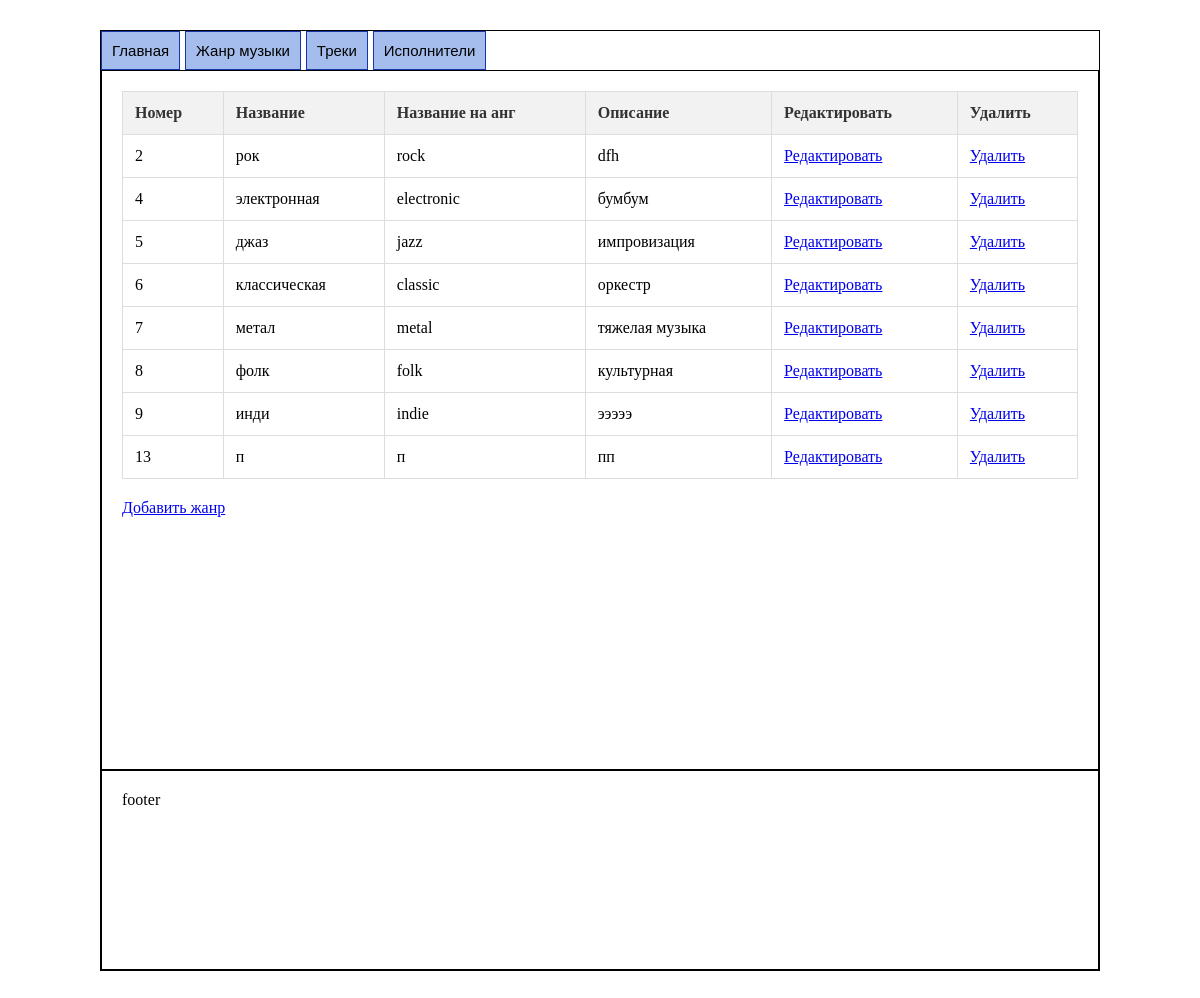
The page /genres/ on the database its author committed.
### main/models.py (models this page shows, shortened)
class Genre(models.Model):
    id = models.IntegerField(max_length=1000, unique=True, primary_key=True)
    name_en=models.CharField(max_length=1000, unique=True)
    name_ru=models.CharField(max_length=1000, unique=True)
    description=models.TextField()

### main/views.py (the view)
# urls.py: path('genres/', views.genres),
def genres(request):
    name = Genre.objects.all()
    return render(request, 'genres.html', {'name': name})

### main/templates/genres.html (shortened to what this page needs)
{% extends "base.html" %}
{% block content %}
    <table>
        <thead>
            <tr>
                <th> Номер </th>
                <th> Название </th>
                <th> Название на анг </th>
                <th> Описание </th>
                <th> Редактировать </th>
                <th> Удалить </th>
            </tr>
        </thead>
        <tbody>
          {% for n in name %}
                <tr>
                    <td>{{n.id}}</td>
                    <td>{{n.name_ru}}</td>
                    <td>{{n.name_en}}</td>
                    <td>{{n.description}}</td>
                    <td><a href="/editgenre/{{n.id}}">Редактировать </a></td>
                    <td><a href="/deletegenre/{{n.id}}">Удалить </a></td>
                </tr>
         {% endfor %}
        </tbody>
    </table>
    <a href="/add_genre">Добавить жанр</a>
{% endblock content %}

### main/templates/base.html (shortened to what this page needs)
<!DOCTYPE html>
{% load static %}
<html lang="en">
<head>
    <link rel="stylesheet" href="{% static "styles.css" %}" />
</head>
<body>
    <div id="wrapper">
       <div id="menu">
            <a href="/">Главная</a>
            <a href="/genres">Жанр музыки</a>
            <a href="/track">Треки</a>
            <a href="/artists">Исполнители</a>
        </div>
        <div id="container">
            <div id="content">
                {% block content %}
                {% endblock content %}
            </div>
        </div>
        <div id="footer">
            footer
        </div>
    </div>
</body>
</html>

### main/static/styles.css (style rules this page uses)
* { box-sizing: border-box; }
#wrapper { width: 1000px; margin: 30px auto; border: 1px solid black; }
#container { display: flex; }
#content { width: 1000px; height: 700px; padding: 20px; border: 1px solid black; }
#footer { height: 200px; padding: 20px; border: 1px solid black; }
#menu { display: flex; }
#menu a { margin-right: 5px; padding: 10px; font: 15px Arial; text-decoration: none; color: #000000; border: 1px solid #1437AD; background-color: rgb(164, 189, 236); }
table { width: 100%; border-collapse: collapse; margin-bottom: 20px; }
table th, table td { border: 1px solid #ddd; padding: 12px; text-align: left; }
table th { background-color: #f2f2f2; color: #333; }

### rows shown on the page
Genre: id "2", name_ru "рок", name_en "rock", description "dfh"
Genre: id "4", name_ru "электронная", name_en "electronic", description "бумбум"
Genre: id "5", name_ru "джаз", name_en "jazz", description "импровизация"
Genre: id "6", name_ru "классическая", name_en "classic", description "оркестр"
Genre: id "7", name_ru "метал", name_en "metal", description "тяжелая музыка"
Genre: id "8", name_ru "фолк", name_en "folk", description "культурная"
Genre: id "9", name_ru "инди", name_en "indie", description "эээээ"
Genre: id "13", name_ru "п", name_en "п", description "пп"
